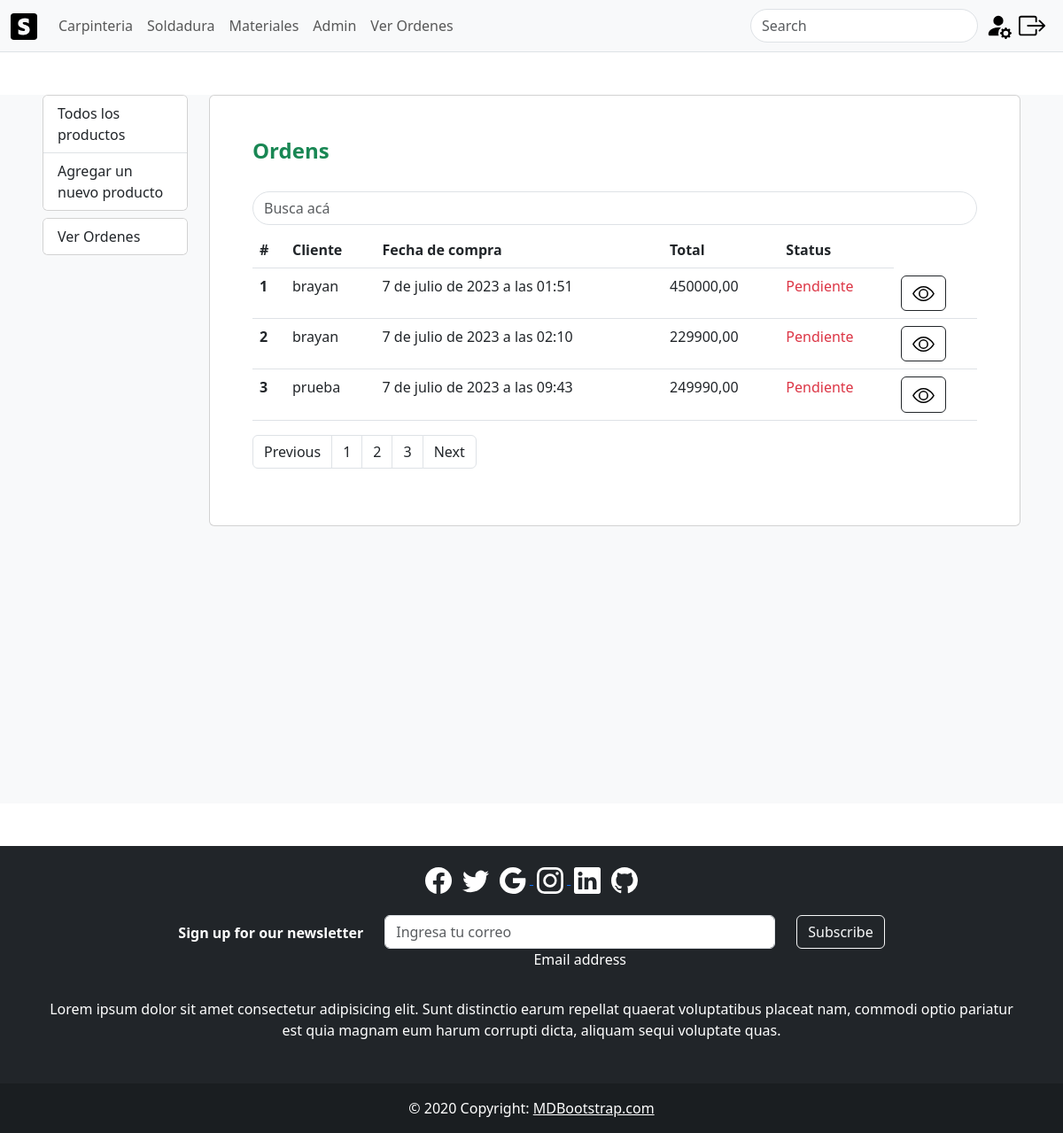
The page /ordenesAdmin/ (signed in) on the database as committed earlier.
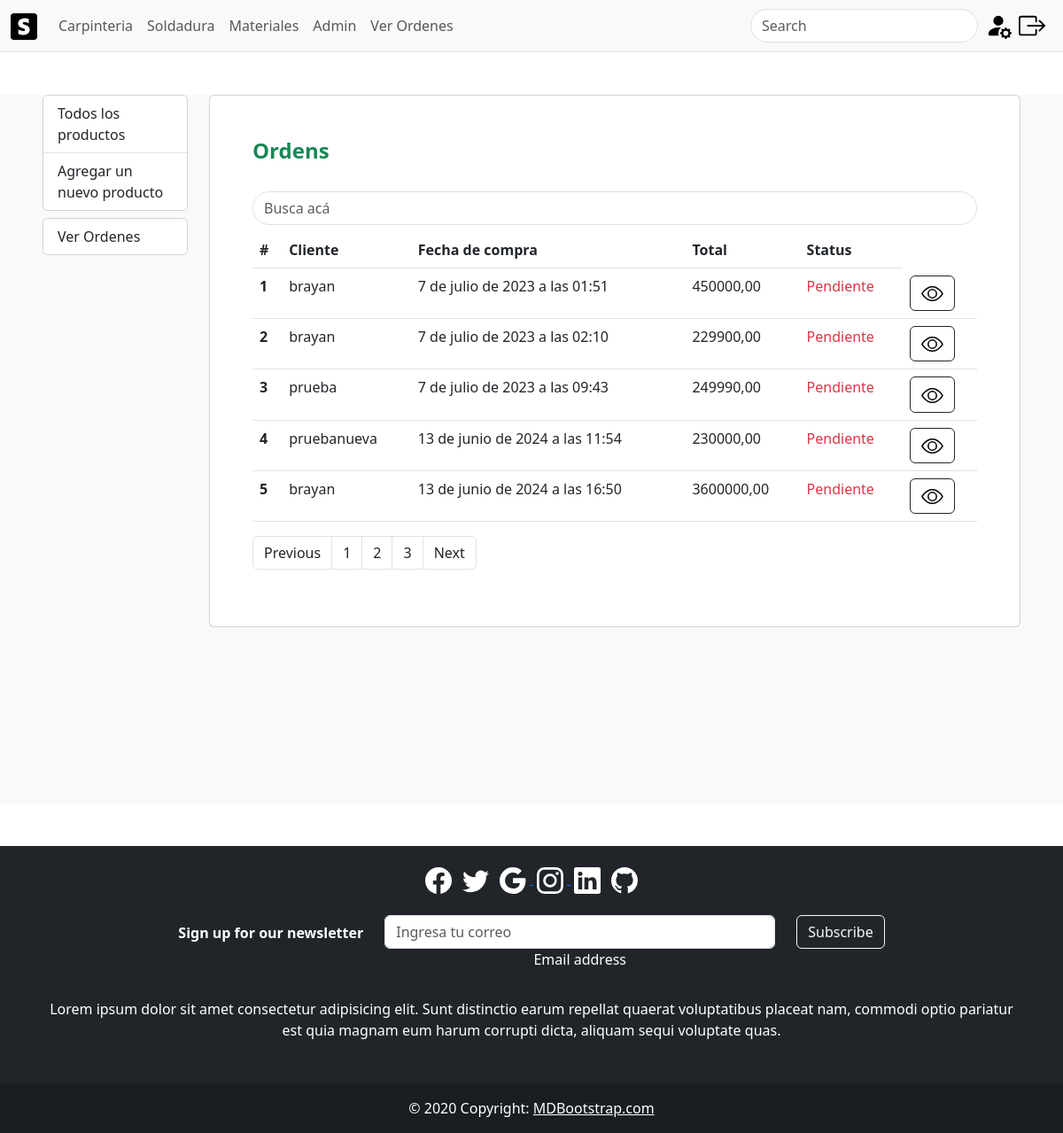
The same page on the database as committed later.
### cliente/models.py (models this page shows, shortened)
class Purchase(models.Model):
    user = models.ForeignKey(settings.AUTH_USER_MODEL, on_delete=models.CASCADE)
    cart = models.ForeignKey(Cart, on_delete=models.CASCADE)
    date = models.DateTimeField(auto_now_add=True)
    total = models.DecimalField(max_digits=10, decimal_places=2)  # Puedes ajustar los parámetros según tus necesidades

### cliente/views.py (the view)
# urls.py: path('ordenesAdmin/', views.ordenesAdmin, name='ordenesAdmin'),
@login_required
def ordenesAdmin(request):
    pedidos = Purchase.objects.all()
    context = {
        'pedidos': pedidos
    }
    return render(request, 'ordenesAd.html', context)

### cliente/models.py (called while the page is built)
    def __str__(self):
        return self.name

### cliente/templates/ordenesAd.html (shortened to what this page needs)
{% extends 'base.html' %} {% block content %} {% load static%}
<div class="container-fluid px-5 bg-light my-5" style="min-height: 100vh">
  <div class="row">
    <div class="col-sm-12 col-md-2">
      {% if user.is_superuser %}
      <div class="card mb-2">
        <ul class="list-group list-group-flush">
          <a href="{% url 'listar_productos' %}" class="list-group-item"
            >Todos los productos</a
          >
          <a href="{% url 'dashboard' %}" class="list-group-item"
            >Agregar un nuevo producto</a
          >
        </ul>
      </div>
      <div class="card mb-2">
        <ul class="list-group list-group-flush">
          <a href="{% url 'ordenesAdmin' %}"  class="list-group-item">Ver Ordenes</a>
        </ul>
      </div>
      {% endif %}
    </div>
    <div class="col-sm-12 col-md-10">
      <section class="card p-5">
        <h4 class="card-title mb-4 fw-bold text-success">Ordens</h4>
        <input
          type="text"
          class="form-control my-2 rounded-pill"
          placeholder="Busca acá"
        />
        <div class="table-responsive">
          <table class="table">
            <thead>
              <tr>
                <th scope="col">#</th>
                <th scope="col">Cliente</th>
                <th scope="col">Fecha de compra</th>
                <th scope="col">Total</th>
                <th scope="col">Status</th>
              </tr>
            </thead>
            <tbody>
              {% for pedido in pedidos %}
              <tr>
                <th scope="row">{{ forloop.counter }}</th>
                <td>{{ pedido.user }}</td>
                <td>{{ pedido.date }}</td>
                <td>{{ pedido.total }}</td>
                <td class="text-danger">Pendiente</td>
                <td>
                  <button
                    type="button"
                    class="btn btn-outline-dark"
                    data-bs-toggle="modal"
                    data-bs-target="#exampleModall{{ pedido.id }}"
                  >
                  </button>
                </td>
              </tr>
              {% endfor %}
            </tbody>
          </table>
          <nav aria-label="Page navigation example text-end">
            <ul class="pagination">
              <li class="page-item">
                <a class="page-link text-dark" href="#">Previous</a>
              </li>
              <li class="page-item">
                <a class="page-link text-dark" href="#">1</a>
              </li>
              <li class="page-item">
                <a class="page-link text-dark" href="#">2</a>
              </li>
              <li class="page-item">
                <a class="page-link text-dark" href="#">3</a>
              </li>
              <li class="page-item">
                <a class="page-link text-dark" href="#">Next</a>
              </li>
            </ul>
          </nav>
        </div>
      </section>
    </div>
  </div>
</div>
 {% endblock %}

Rows that differ between the two databases and show on the page:
added Purchase: user "pruebanueva", date "13 de junio de 2024 a las 11:54", total "230000,00"
added Purchase: user "brayan", date "13 de junio de 2024 a las 16:50", total "3600000,00"
